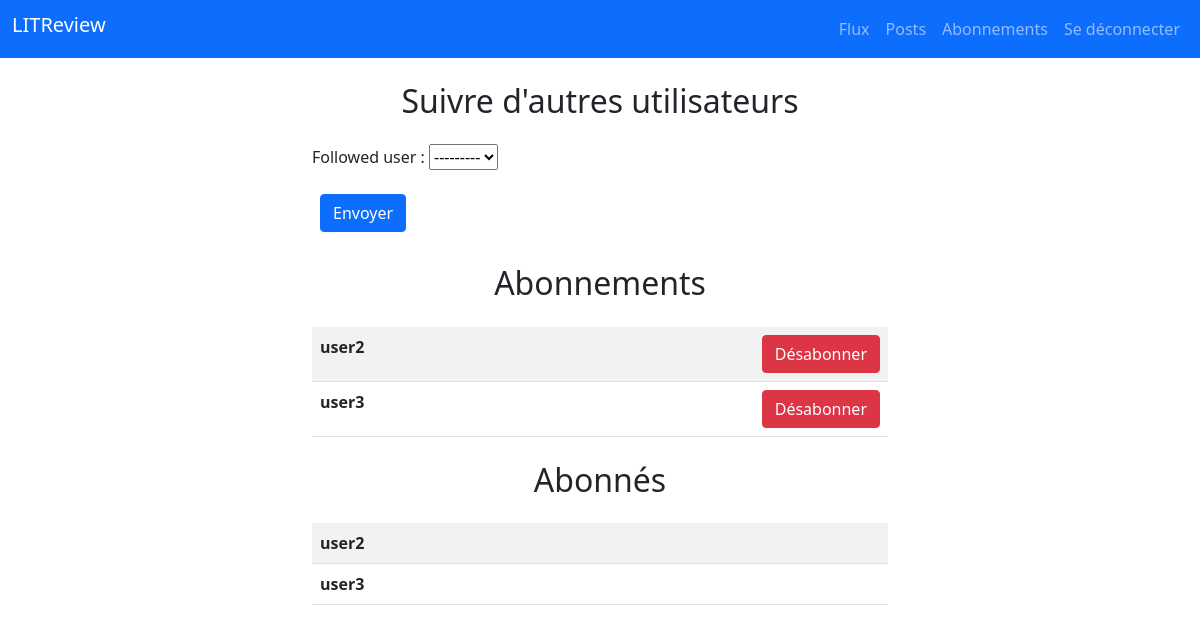
/following/ (signed in), run on the app's committed database.
### review/models.py (models this page shows)
class UserFollows(models.Model):
    user = models.ForeignKey(to=settings.AUTH_USER_MODEL,
                             on_delete=models.CASCADE,
                             related_name='following')
    followed_user = models.ForeignKey(to=settings.AUTH_USER_MODEL,
                                      on_delete=models.CASCADE,
                                      related_name='followed_by')
    class Meta:
        unique_together = ('user', 'followed_user', )

### authentication/models.py (models this page shows)
class User(AbstractUser):
    pass

### review/views.py (the view, shortened to what this page needs)
# urls.py: path('following/', review.views.following, name='following'),
@login_required
def following(request):
    form = forms.UserFollowsForm()
    followed_users = models.UserFollows.objects.filter(user=request.user)
    following_users = models.UserFollows.objects.filter(followed_user=request.user)
    context = {
        'form': form,
        'followed_users': followed_users,
        'following_users': following_users,
    }
    return render(request, 'review/following.html',
                  context=context)

### review/forms.py
class UserFollowsForm(forms.ModelForm):
    class Meta:
        model = models.UserFollows
        fields = ['followed_user']

### review/templates/review/following.html (shortened to what this page needs)
{% extends 'base.html' %}
{% block content %}
    <h2 class="text-center m-4">Suivre d'autres utilisateurs</h2>
    <form method="post" enctype="multipart/form-data">
        {{ form.as_p }}
        <button type="submit" class="btn btn-primary m-2">Envoyer</button>
    </form>
    <h2 class="text-center m-4">Abonnements</h2>
    <table class="table table-striped table-hover">
        {% for user_follows in followed_users %}
            <tr>
                <th class="col-10">{{ user_follows.followed_user.username }}</span></th>
                <th><a href="{% url 'unfollow' user_follows.id %}" class="btn btn-danger">Désabonner</a></th>
            </tr>
        {% endfor %}
    </table>
    <h2 class="text-center m-4">Abonnés</h2>
    <table class="table table-striped table-hover">
        {% for user_follows in following_users %}
            <tr>
                <th>{{ user_follows.user.username }}</th>
            </tr>
        {% endfor %}
    </table>
{% endblock %}

### data on the page
UserFollows: followed_user.username "user2"
UserFollows: followed_user.username "user3"
UserFollows: user.username "user2"
UserFollows: user.username "user3"
